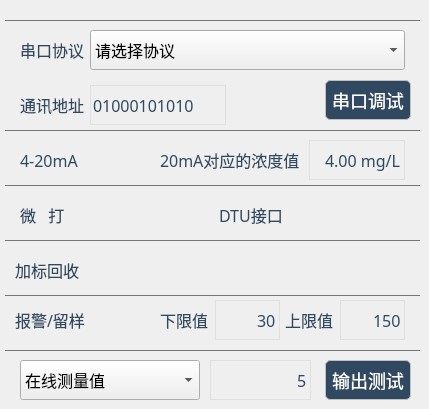
   <widget class="QWidget" name="m_CombinedControlTab">
    <attribute name="title">
     <string>页</string>
    </attribute>
    <widget class="QLabel" name="m_DTUSwitchLbl">
     <property name="enabled">
      <bool>false</bool>
     </property>
     <property name="geometry">
      <rect>
       <x>219</x>
       <y>195</y>
       <width>66</width>
       <height>40</height>
      </rect>
     </property>
     <property name="font">
      <font>
       <family>Semhei</family>
       <pointsize>-1</pointsize>
       <weight>50</weight>
       <italic>false</italic>
       <bold>false</bold>
      </font>
     </property>
     <property name="whatsThis">
      <string>LBL_02</string>
     </property>
     <property name="styleSheet">
      <string notr="true">border-width: 0px;
background-color: transparent;
color: #304961;
font:16px Semhei;</string>
     </property>
     <property name="text">
      <string>DTU接口</string>
     </property>
    </widget>
    <widget class="QLabel" name="label1_3_4">
     <property name="geometry">
      <rect>
       <x>20</x>
       <y>195</y>
       <width>66</width>
       <height>40</height>
      </rect>
     </property>
     <property name="font">
      <font>
       <family>Semhei</family>
       <pointsize>-1</pointsize>
       <weight>50</weight>
       <italic>false</italic>
       <bold>false</bold>
      </font>
     </property>
     <property name="whatsThis">
      <string>LBL_02</string>
     </property>
     <property name="styleSheet">
      <string notr="true">border-width: 0px;
background-color: transparent;
color: #304961;
font:16px Semhei;</string>
     </property>
     <property name="text">
      <string>微   打</string>
     </property>
    </widget>
    <widget class="QLabel" name="label1_3_6">
     <property name="geometry">
      <rect>
       <x>20</x>
       <y>140</y>
       <width>66</width>
       <height>40</height>
      </rect>
     </property>
     <property name="font">
      <font>
       <family>Semhei</family>
       <pointsize>-1</pointsize>
       <weight>50</weight>
       <italic>false</italic>
       <bold>false</bold>
      </font>
     </property>
     <property name="whatsThis">
      <string>LBL_02</string>
     </property>
     <property name="styleSheet">
      <string notr="true">border-width: 0px;
background-color: transparent;
color: #304961;
font:16px Semhei;</string>
     </property>
     <property name="text">
      <string>4-20mA</string>
     </property>
    </widget>
    <widget class="QLabel" name="label1_3_7">
     <property name="geometry">
      <rect>
       <x>20</x>
       <y>85</y>
       <width>66</width>
       <height>40</height>
      </rect>
     </property>
     <property name="font">
      <font>
       <family>Semhei</family>
       <pointsize>-1</pointsize>
       <weight>50</weight>
       <italic>false</italic>
       <bold>false</bold>
      </font>
     </property>
     <property name="whatsThis">
      <string>LBL_02</string>
     </property>
     <property name="styleSheet">
      <string notr="true">border-width: 0px;
background-color: transparent;
color: #304961;
font:16px Semhei;</string>
     </property>
     <property name="text">
      <string>通讯地址</string>
     </property>
    </widget>
    <widget class="CQComboBox" name="m_AgreementCbo">
     <property name="geometry">
      <rect>
       <x>90</x>
       <y>30</y>
       <width>315</width>
       <height>40</height>
      </rect>
     </property>
     <property name="font">
      <font>
       <pointsize>-1</pointsize>
       <weight>50</weight>
       <italic>false</italic>
       <bold>false</bold>
      </font>
     </property>
     <property name="styleSheet">
      <string notr="true">font:16px;</string>
     </property>
     <property name="frame">
      <bool>true</bool>
     </property>
     <item>
      <property name="text">
       <string>请选择协议</string>
      </property>
     </item>
     <item>
      <property name="text">
       <string>协议-1</string>
      </property>
     </item>
     <item>
      <property name="text">
       <string>协议-2</string>
      </property>
     </item>
    </widget>
    <widget class="QLabel" name="label1_3_2">
     <property name="geometry">
      <rect>
       <x>160</x>
       <y>140</y>
       <width>146</width>
       <height>40</height>
      </rect>
     </property>
     <property name="font">
      <font>
       <family>Semhei</family>
       <pointsize>-1</pointsize>
       <weight>50</weight>
       <italic>false</italic>
       <bold>false</bold>
      </font>
     </property>
     <property name="whatsThis">
      <string>LBL_02</string>
     </property>
     <property name="styleSheet">
      <string notr="true">border-width: 0px;
background-color: transparent;
color: #304961;
font:16px Semhei;</string>
     </property>
     <property name="text">
      <string>20mA对应的浓度值</string>
     </property>
    </widget>
    <widget class="QPushButton" name="m_TestBtn">
     <property name="geometry">
      <rect>
       <x>325</x>
       <y>360</y>
       <width>86</width>
       <height>40</height>
      </rect>
     </property>
     <property name="whatsThis">
      <string>BTN_01</string>
     </property>
     <property name="styleSheet">
      <string notr="true">QPushButton
{
background-color: #304961;
color: #FFFFFF;
	font:18px Semhei;
	border: 1px solid #C0C0C0; 
 	border-radius: 5px;
}

QPushButton:pressed
{
background-color: #304961;
color: #FFFFFF;
}</string>
     </property>
     <property name="text">
      <string>输出测试</string>
     </property>
    </widget>
    <widget class="Line" name="line1_3_1">
     <property name="geometry">
      <rect>
       <x>5</x>
       <y>20</y>
       <width>415</width>
       <height>1</height>
      </rect>
     </property>
     <property name="styleSheet">
      <string notr="true">border: 0px;
background-color: rgb(116, 118, 120);</string>
     </property>
     <property name="orientation">
      <enum>Qt::Horizontal</enum>
     </property>
    </widget>
    <widget class="QLineEdit" name="m_420ConcentrationValue">
     <property name="geometry">
      <rect>
       <x>309</x>
       <y>140</y>
       <width>96</width>
       <height>40</height>
      </rect>
     </property>
     <property name="whatsThis">
      <string>LBL_02</string>
     </property>
     <property name="styleSheet">
      <string notr="true">font:16px Semhei;
border:1px solid #e1e0e0;
background-color: transparent;
color: #304961;</string>
     </property>
     <property name="text">
      <string>4.00 mg/L</string>
     </property>
     <property name="alignment">
      <set>Qt::AlignRight|Qt::AlignTrailing|Qt::AlignVCenter</set>
     </property>
    </widget>
    <widget class="QLineEdit" name="m_TestValueInput">
     <property name="geometry">
      <rect>
       <x>210</x>
       <y>360</y>
       <width>101</width>
       <height>40</height>
      </rect>
     </property>
     <property name="whatsThis">
      <string>LBL_02</string>
     </property>
     <property name="styleSheet">
      <string notr="true">font:16px Semhei;
border:1px solid #e1e0e0;
background-color: transparent;
color: #304961;</string>
     </property>
     <property name="text">
      <string>5</string>
     </property>
     <property name="alignment">
      <set>Qt::AlignRight|Qt::AlignTrailing|Qt::AlignVCenter</set>
     </property>
    </widget>
    <widget class="QLabel" name="label1_3_1">
     <property name="geometry">
      <rect>
       <x>20</x>
       <y>30</y>
       <width>66</width>
       <height>40</height>
      </rect>
     </property>
     <property name="font">
      <font>
       <family>Semhei</family>
       <pointsize>-1</pointsize>
       <weight>50</weight>
       <italic>false</italic>
       <bold>false</bold>
      </font>
     </property>
     <property name="whatsThis">
      <string>LBL_02</string>
     </property>
     <property name="styleSheet">
      <string notr="true">border-width: 0px;
background-color: transparent;
color: #304961;
font:16px Semhei;</string>
     </property>
     <property name="text">
      <string>串口协议</string>
     </property>
    </widget>
    <widget class="QPushButton" name="m_420SwitchBtn">
     <property name="geometry">
      <rect>
       <x>90</x>
       <y>140</y>
       <width>60</width>
       <height>40</height>
      </rect>
     </property>
     <property name="styleSheet">
      <string notr="true">QPushButton
{
	font: bold 12pt &quot;Arialial&quot;;
	border-radius: 15px;
	image: url(:/images/pic_Close.png);
}

QPushButton:checked
{
	font: bold 12pt &quot;Arialial&quot;;
	image: url(:/images/pic_Open.png);
}</string>
     </property>
     <property name="text">
      <string/>
     </property>
     <property name="iconSize">
      <size>
       <width>50</width>
       <height>32</height>
      </size>
     </property>
     <property name="checkable">
      <bool>true</bool>
     </property>
     <property name="checked">
      <bool>false</bool>
     </property>
     <property name="flat">
      <bool>true</bool>
     </property>
    </widget>
    <widget class="QPushButton" name="m_printSwitchBtn">
     <property name="geometry">
      <rect>
       <x>90</x>
       <y>195</y>
       <width>60</width>
       <height>40</height>
      </rect>
     </property>
     <property name="styleSheet">
      <string notr="true">QPushButton
{
	font: bold 12pt &quot;Arialial&quot;;
	border-radius: 15px;
	image: url(:/images/pic_Close.png);
}

QPushButton:checked
{
	font: bold 12pt &quot;Arialial&quot;;
	image: url(:/images/pic_Open.png);
}</string>
     </property>
     <property name="text">
      <string/>
     </property>
     <property name="iconSize">
      <size>
       <width>50</width>
       <height>32</height>
      </size>
     </property>
     <property name="checkable">
      <bool>true</bool>
     </property>
     <property name="checked">
      <bool>false</bool>
     </property>
     <property name="flat">
      <bool>true</bool>
     </property>
    </widget>
    <widget class="QPushButton" name="m_DTUSwitchBtn">
     <property name="enabled">
      <bool>false</bool>
     </property>
     <property name="geometry">
      <rect>
       <x>310</x>
       <y>195</y>
       <width>60</width>
       <height>40</height>
      </rect>
     </property>
     <property name="styleSheet">
      <string notr="true">QPushButton
{
	font: bold 12pt &quot;Arialial&quot;;
	border-radius: 15px;
	image: url(:/images/pic_Close.png);
}

QPushButton:checked
{
	font: bold 12pt &quot;Arialial&quot;;
	image: url(:/images/pic_Open.png);
}</string>
     </property>
     <property name="text">
      <string/>
     </property>
     <property name="iconSize">
      <size>
       <width>50</width>
       <height>32</height>
      </size>
     </property>
     <property name="checkable">
      <bool>true</bool>
     </property>
     <property name="checked">
      <bool>false</bool>
     </property>
     <property name="flat">
      <bool>true</bool>
     </property>
    </widget>
    <widget class="CQComboBox" name="m_DataTypeComb">
     <property name="geometry">
      <rect>
       <x>20</x>
       <y>360</y>
       <width>180</width>
       <height>40</height>
      </rect>
     </property>
     <property name="font">
      <font>
       <family>Semhei</family>
       <pointsize>-1</pointsize>
       <weight>50</weight>
       <italic>false</italic>
       <bold>false</bold>
      </font>
     </property>
     <property name="styleSheet">
      <string notr="true">
font:16px Semhei;</string>
     </property>
     <property name="frame">
      <bool>true</bool>
     </property>
     <item>
      <property name="text">
       <string>在线测量值</string>
      </property>
     </item>
     <item>
      <property name="text">
       <string>质控样</string>
      </property>
     </item>
     <item>
      <property name="text">
       <string>空白样</string>
      </property>
     </item>
     <item>
      <property name="text">
       <string>B值</string>
      </property>
     </item>
     <item>
      <property name="text">
       <string>K值</string>
      </property>
     </item>
    </widget>
    <widget class="Line" name="line1_3_3">
     <property name="geometry">
      <rect>
       <x>5</x>
       <y>130</y>
       <width>415</width>
       <height>1</height>
      </rect>
     </property>
     <property name="styleSheet">
      <string notr="true">border: 0px;
background-color: rgb(116, 118, 120);</string>
     </property>
     <property name="orientation">
      <enum>Qt::Horizontal</enum>
     </property>
    </widget>
    <widget class="Line" name="line1_3_4">
     <property name="geometry">
      <rect>
       <x>5</x>
       <y>185</y>
       <width>415</width>
       <height>1</height>
      </rect>
     </property>
     <property name="styleSheet">
      <string notr="true">border: 0px;
background-color: rgb(116, 118, 120);</string>
     </property>
     <property name="orientation">
      <enum>Qt::Horizontal</enum>
     </property>
    </widget>
    <widget class="Line" name="line1_3_5">
     <property name="geometry">
      <rect>
       <x>5</x>
       <y>240</y>
       <width>415</width>
       <height>1</height>
      </rect>
     </property>
     <property name="styleSheet">
      <string notr="true">border: 0px;
background-color: rgb(116, 118, 120);</string>
     </property>
     <property name="orientation">
      <enum>Qt::Horizontal</enum>
     </property>
    </widget>
    <widget class="Line" name="line1_3_6">
     <property name="geometry">
      <rect>
       <x>5</x>
       <y>295</y>
       <width>415</width>
       <height>1</height>
      </rect>
     </property>
     <property name="styleSheet">
      <string notr="true">border: 0px;
background-color: rgb(116, 118, 120);</string>
     </property>
     <property name="orientation">
      <enum>Qt::Horizontal</enum>
     </property>
    </widget>
    <widget class="QLineEdit" name="m_CompunicationAddress">
     <property name="geometry">
      <rect>
       <x>90</x>
       <y>85</y>
       <width>136</width>
       <height>40</height>
      </rect>
     </property>
     <property name="whatsThis">
      <string>LBL_02</string>
     </property>
     <property name="styleSheet">
      <string notr="true">font:16px Semhei;
border:1px solid #e1e0e0;
background-color: transparent;
color: #304961;</string>
     </property>
     <property name="text">
      <string>01000101010</string>
     </property>
    </widget>
    <widget class="QLabel" name="label1_3_13">
     <property name="geometry">
      <rect>
       <x>15</x>
       <y>250</y>
       <width>66</width>
       <height>40</height>
      </rect>
     </property>
     <property name="font">
      <font>
       <family>Semhei</family>
       <pointsize>-1</pointsize>
       <weight>50</weight>
       <italic>false</italic>
       <bold>false</bold>
      </font>
     </property>
     <property name="whatsThis">
      <string>LBL_02</string>
     </property>
     <property name="styleSheet">
      <string notr="true">border-width: 0px;
background-color: transparent;
color: #304961;
font:16px Semhei;</string>
     </property>
     <property name="text">
      <string>加标回收</string>
     </property>
    </widget>
    <widget class="QPushButton" name="m_AddingStandardRecoverySwitchBtn">
     <property name="geometry">
      <rect>
       <x>90</x>
       <y>250</y>
       <width>60</width>
       <height>40</height>
      </rect>
     </property>
     <property name="styleSheet">
      <string notr="true">QPushButton
{
	font: bold 12pt &quot;Arialial&quot;;
	border-radius: 15px;
	image: url(:/images/pic_Close.png);
}

QPushButton:checked
{
	font: bold 12pt &quot;Arialial&quot;;
	image: url(:/images/pic_Open.png);
}</string>
     </property>
     <property name="text">
      <string/>
     </property>
     <property name="iconSize">
      <size>
       <width>50</width>
       <height>32</height>
      </size>
     </property>
     <property name="checkable">
      <bool>true</bool>
     </property>
     <property name="checked">
      <bool>false</bool>
     </property>
     <property name="flat">
      <bool>true</bool>
     </property>
    </widget>
    <widget class="QLabel" name="label1_3_14">
     <property name="geometry">
      <rect>
       <x>15</x>
       <y>300</y>
       <width>70</width>
       <height>40</height>
      </rect>
     </property>
     <property name="font">
      <font>
       <family>Semhei</family>
       <pointsize>-1</pointsize>
       <weight>50</weight>
       <italic>false</italic>
       <bold>false</bold>
      </font>
     </property>
     <property name="whatsThis">
      <string>LBL_02</string>
     </property>
     <property name="styleSheet">
      <string notr="true">border-width: 0px;
background-color: transparent;
color: #304961;
font:16px Semhei;</string>
     </property>
     <property name="text">
      <string>报警/留样</string>
     </property>
    </widget>
    <widget class="QPushButton" name="m_WarningSwitchBtn">
     <property name="geometry">
      <rect>
       <x>90</x>
       <y>300</y>
       <width>60</width>
       <height>40</height>
      </rect>
     </property>
     <property name="styleSheet">
      <string notr="true">QPushButton
{
	font: bold 12pt &quot;Arialial&quot;;
	border-radius: 15px;
	image: url(:/images/pic_Close.png);
}

QPushButton:checked
{
	font: bold 12pt &quot;Arialial&quot;;
	image: url(:/images/pic_Open.png);
}</string>
     </property>
     <property name="text">
      <string/>
     </property>
     <property name="iconSize">
      <size>
       <width>50</width>
       <height>32</height>
      </size>
     </property>
     <property name="checkable">
      <bool>true</bool>
     </property>
     <property name="checked">
      <bool>false</bool>
     </property>
     <property name="flat">
      <bool>true</bool>
     </property>
    </widget>
    <widget class="QLabel" name="label1_3_15">
     <property name="geometry">
      <rect>
       <x>160</x>
       <y>300</y>
       <width>51</width>
       <height>40</height>
      </rect>
     </property>
     <property name="font">
      <font>
       <family>Semhei</family>
       <pointsize>-1</pointsize>
       <weight>50</weight>
       <italic>false</italic>
       <bold>false</bold>
      </font>
     </property>
     <property name="whatsThis">
      <string>LBL_02</string>
     </property>
     <property name="styleSheet">
      <string notr="true">border-width: 0px;
background-color: transparent;
color: #304961;
font:16px Semhei;</string>
     </property>
     <property name="text">
      <string>下限值</string>
     </property>
    </widget>
    <widget class="QLabel" name="label1_3_16">
     <property name="geometry">
      <rect>
       <x>285</x>
       <y>300</y>
       <width>51</width>
       <height>40</height>
      </rect>
     </property>
     <property name="font">
      <font>
       <family>Semhei</family>
       <pointsize>-1</pointsize>
       <weight>50</weight>
       <italic>false</italic>
       <bold>false</bold>
      </font>
     </property>
     <property name="whatsThis">
      <string>LBL_02</string>
     </property>
     <property name="styleSheet">
      <string notr="true">border-width: 0px;
background-color: transparent;
color: #304961;
font:16px Semhei;</string>
     </property>
     <property name="text">
      <string>上限值</string>
     </property>
    </widget>
    <widget class="QLineEdit" name="m_WarningLimitMinValue">
     <property name="geometry">
      <rect>
       <x>215</x>
       <y>300</y>
       <width>65</width>
       <height>40</height>
      </rect>
     </property>
     <property name="whatsThis">
      <string>LBL_02</string>
     </property>
     <property name="styleSheet">
      <string notr="true">font:16px Semhei;
border:1px solid #e1e0e0;
background-color: transparent;
color: #304961;</string>
     </property>
     <property name="text">
      <string>30</string>
     </property>
     <property name="alignment">
      <set>Qt::AlignRight|Qt::AlignTrailing|Qt::AlignVCenter</set>
     </property>
    </widget>
    <widget class="QLineEdit" name="m_WarningLimitMaxValue">
     <property name="geometry">
      <rect>
       <x>340</x>
       <y>300</y>
       <width>65</width>
       <height>40</height>
      </rect>
     </property>
     <property name="whatsThis">
      <string>LBL_02</string>
     </property>
     <property name="styleSheet">
      <string notr="true">font:16px Semhei;
border:1px solid #e1e0e0;
background-color: transparent;
color: #304961;</string>
     </property>
     <property name="text">
      <string>150</string>
     </property>
     <property name="alignment">
      <set>Qt::AlignRight|Qt::AlignTrailing|Qt::AlignVCenter</set>
     </property>
    </widget>
    <widget class="Line" name="line1_3_7">
     <property name="geometry">
      <rect>
       <x>5</x>
       <y>350</y>
       <width>415</width>
       <height>1</height>
      </rect>
     </property>
     <property name="styleSheet">
      <string notr="true">border: 0px;
background-color: rgb(116, 118, 120);</string>
     </property>
     <property name="orientation">
      <enum>Qt::Horizontal</enum>
     </property>
    </widget>
    <widget class="QPushButton" name="m_TrafficBtn">
     <property name="geometry">
      <rect>
       <x>325</x>
       <y>80</y>
       <width>86</width>
       <height>40</height>
      </rect>
     </property>
     <property name="whatsThis">
      <string>BTN_01</string>
     </property>
     <property name="styleSheet">
      <string notr="true">QPushButton
{
background-color: #304961;
color: #FFFFFF;
	font:18px Semhei;
	border: 1px solid #C0C0C0; 
 	border-radius: 5px;
}

QPushButton:pressed
{
background-color: #304961;
color: #FFFFFF;
}</string>
     </property>
     <property name="text">
      <string>串口调试</string>
     </property>
    </widget>
   </widget>
